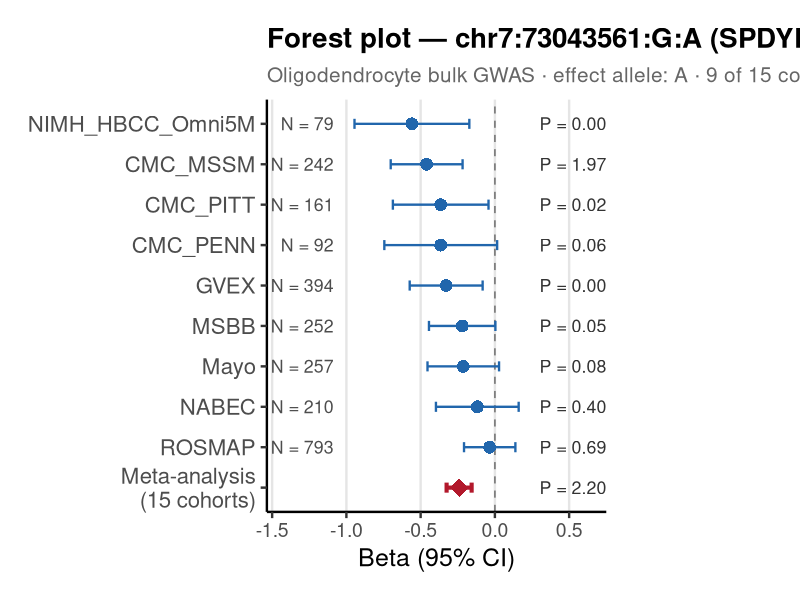

The R source for this figure:
#!/usr/bin/env Rscript
# Forest plot for top SNP near SPDYE11 in Oligodendrocyte 15-cohort meta-analysis
# SNP: chr7:73043561:G:A (effect allele = A)
# 9 of 15 cohorts contributed; all show consistent negative direction.
# Meta Effect from METAL is for A allele (minor allele).

library(ggplot2)
library(dplyr)

# ---------- per-cohort data (from REGENIE, effect allele = A) ----------
cohorts <- data.frame(
  label   = c("CMC_MSSM", "CMC_PENN", "CMC_PITT", "GVEX",
              "MSBB", "Mayo", "NABEC", "NIMH_HBCC_Omni5M", "ROSMAP"),
  beta    = c(-0.459541, -0.364685, -0.36499, -0.32809,
              -0.220253, -0.21288, -0.11843, -0.558766, -0.0349315),
  se      = c(0.123458, 0.193801, 0.164304, 0.125305,
              0.114112, 0.122906, 0.142118, 0.197277, 0.088232),
  n       = c(242L, 92L, 161L, 394L, 252L, 257L, 210L, 79L, 793L),
  log10p  = c(3.70451, 1.22279, 1.57969, 2.05372,
              1.27093, 1.07955, 0.392908, 2.33535, 0.159784),
  is_meta = FALSE,
  stringsAsFactors = FALSE
)
cohorts$pval <- 10^(-cohorts$log10p)

# ---------- meta-analysis summary (METAL, effect allele = A) -----------
meta <- data.frame(
  label   = "Meta-analysis\n(15 cohorts)",
  beta    = -0.2409,
  se      =  0.0430,
  n       = NA_integer_,
  log10p  = NA_real_,
  pval    = 2.195e-08,
  is_meta = TRUE,
  stringsAsFactors = FALSE
)

df <- bind_rows(cohorts, meta)

# Order: cohorts top-to-bottom by |beta|, then meta at bottom
cohort_order <- cohorts$label[order(abs(cohorts$beta), decreasing = TRUE)]
df$label <- factor(df$label,
                   levels = rev(c(cohort_order, "Meta-analysis\n(15 cohorts)")))

df <- df %>%
  mutate(
    ci_lo  = beta - 1.96 * se,
    ci_hi  = beta + 1.96 * se,
    plabel = ifelse(pval < 0.001,
                    formatC(pval, format = "e", digits = 2),
                    formatC(pval, format = "f", digits = 3)),
    nlabel = ifelse(is.na(n), "", paste0("N = ", formatC(n, format = "d", big.mark = ",")))
  )

# ---------- colours ----------------------------------------------------
clr_cohort <- "#2166AC"
clr_meta   <- "#B2182B"

# ---------- plot -------------------------------------------------------
x_left  <- min(df$ci_lo, na.rm = TRUE) - 0.10
x_right <- max(df$ci_hi, na.rm = TRUE) + 0.10

p <- ggplot(df, aes(y = label, x = beta)) +

  geom_vline(xintercept = 0, linetype = "dashed", colour = "grey50", linewidth = 0.6) +

  geom_errorbarh(
    aes(xmin = ci_lo, xmax = ci_hi,
        colour    = is_meta,
        linewidth = is_meta),
    height = 0.25
  ) +

  geom_point(
    aes(colour = is_meta,
        shape  = is_meta,
        size   = is_meta)
  ) +

  # N annotation left
  geom_text(
    aes(x = x_left - 0.04, label = nlabel),
    hjust = 1, size = 4.5, colour = "grey30"
  ) +

  # P-value annotation right
  geom_text(
    aes(x = x_right + 0.04, label = paste0("P = ", plabel)),
    hjust = 0, size = 4.5, colour = "grey20"
  ) +

  scale_colour_manual(values = c("FALSE" = clr_cohort, "TRUE" = clr_meta),
                      guide = "none") +
  scale_linewidth_manual(values = c("FALSE" = 0.8, "TRUE" = 1.4),
                         guide = "none") +
  scale_shape_manual(values  = c("FALSE" = 16, "TRUE" = 18),
                     guide = "none") +
  scale_size_manual(values   = c("FALSE" = 4,  "TRUE" = 6),
                    guide = "none") +

  labs(
    title    = "Forest plot — chr7:73043561:G:A (SPDYE11 locus)",
    subtitle = "Oligodendrocyte bulk GWAS · effect allele: A · 9 of 15 cohorts genotyped",
    x        = "Beta (95% CI)",
    y        = NULL
  ) +

  scale_x_continuous(expand = expansion(add = c(0.45, 0.45))) +

  theme_classic(base_size = 18) +
  theme(
    plot.title         = element_text(face = "bold", size = 20),
    plot.subtitle      = element_text(size = 15, colour = "grey40"),
    axis.text.y        = element_text(size = 16),
    axis.text.x        = element_text(size = 14),
    panel.grid.major.x = element_line(colour = "grey90"),
    plot.margin        = margin(20, 140, 20, 20)
  )

# ---------- save -------------------------------------------------------
out <- "/external/rprshnas01/netdata_kcni/stlab/Xiaolin/nextflow/results/meta_analysis_15cohorts/plots/forest/Oligo_SPDYE11_top_SNP_forest.png"
ggsave(out, plot = p, width = 13, height = 7, dpi = 200, bg = "white")
message("Saved: ", out)
